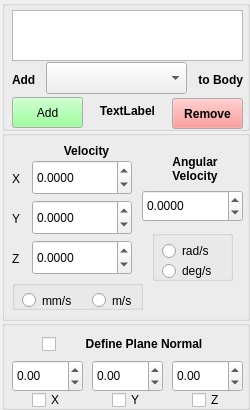
<?xml version="1.0" encoding="UTF-8"?>
<ui version="4.0">
 <class>TaskPanelDapBodies</class>
 <widget class="QWidget" name="TaskPanelDapBodies">
  <property name="geometry">
   <rect>
    <x>0</x>
    <y>0</y>
    <width>250</width>
    <height>410</height>
   </rect>
  </property>
  <property name="sizePolicy">
   <sizepolicy hsizetype="Minimum" vsizetype="Minimum">
    <horstretch>0</horstretch>
    <verstretch>0</verstretch>
   </sizepolicy>
  </property>
  <property name="minimumSize">
   <size>
    <width>250</width>
    <height>410</height>
   </size>
  </property>
  <property name="maximumSize">
   <size>
    <width>250</width>
    <height>410</height>
   </size>
  </property>
  <property name="windowTitle">
   <string>Body Definition</string>
  </property>
  <widget class="QGroupBox" name="velocityGroup">
   <property name="geometry">
    <rect>
     <x>2</x>
     <y>130</y>
     <width>248</width>
     <height>191</height>
    </rect>
   </property>
   <property name="sizePolicy">
    <sizepolicy hsizetype="Fixed" vsizetype="Fixed">
     <horstretch>0</horstretch>
     <verstretch>0</verstretch>
    </sizepolicy>
   </property>
   <property name="title">
    <string/>
   </property>
   <widget class="QDoubleSpinBox" name="velocityZ">
    <property name="geometry">
     <rect>
      <x>30</x>
      <y>110</y>
      <width>100</width>
      <height>35</height>
     </rect>
    </property>
    <property name="minimumSize">
     <size>
      <width>100</width>
      <height>35</height>
     </size>
    </property>
    <property name="maximumSize">
     <size>
      <width>100</width>
      <height>35</height>
     </size>
    </property>
    <property name="locale">
     <locale language="English" country="UnitedKingdom"/>
    </property>
    <property name="decimals">
     <number>4</number>
    </property>
    <property name="minimum">
     <double>-1000000000.000000000000000</double>
    </property>
    <property name="maximum">
     <double>1000000000.000000000000000</double>
    </property>
    <property name="singleStep">
     <double>1.000000000000000</double>
    </property>
   </widget>
   <widget class="QLabel" name="lblVelocityZ">
    <property name="geometry">
     <rect>
      <x>10</x>
      <y>120</y>
      <width>16</width>
      <height>18</height>
     </rect>
    </property>
    <property name="text">
     <string>Z</string>
    </property>
   </widget>
   <widget class="QDoubleSpinBox" name="angularVelocity">
    <property name="geometry">
     <rect>
      <x>140</x>
      <y>60</y>
      <width>101</width>
      <height>32</height>
     </rect>
    </property>
    <property name="locale">
     <locale language="English" country="UnitedKingdom"/>
    </property>
    <property name="decimals">
     <number>4</number>
    </property>
    <property name="minimum">
     <double>-720.000000000000000</double>
    </property>
    <property name="maximum">
     <double>720.000000000000000</double>
    </property>
   </widget>
   <widget class="QLabel" name="lblAngularVelocity">
    <property name="geometry">
     <rect>
      <x>142</x>
      <y>20</y>
      <width>102</width>
      <height>39</height>
     </rect>
    </property>
    <property name="minimumSize">
     <size>
      <width>102</width>
      <height>20</height>
     </size>
    </property>
    <property name="maximumSize">
     <size>
      <width>9999</width>
      <height>9999</height>
     </size>
    </property>
    <property name="text">
     <string>&lt;html&gt;&lt;head/&gt;&lt;body&gt;&lt;p align=&quot;center&quot;&gt;&lt;span style=&quot; font-weight:600;&quot;&gt;Angular&lt;br/&gt;Velocity&lt;/span&gt;&lt;/p&gt;&lt;/body&gt;&lt;/html&gt;</string>
    </property>
   </widget>
   <widget class="QDoubleSpinBox" name="velocityY">
    <property name="geometry">
     <rect>
      <x>30</x>
      <y>70</y>
      <width>100</width>
      <height>35</height>
     </rect>
    </property>
    <property name="minimumSize">
     <size>
      <width>100</width>
      <height>35</height>
     </size>
    </property>
    <property name="maximumSize">
     <size>
      <width>100</width>
      <height>35</height>
     </size>
    </property>
    <property name="locale">
     <locale language="English" country="UnitedKingdom"/>
    </property>
    <property name="decimals">
     <number>4</number>
    </property>
    <property name="minimum">
     <double>-1000000000.000000000000000</double>
    </property>
    <property name="maximum">
     <double>1000000000.000000000000000</double>
    </property>
   </widget>
   <widget class="QLabel" name="lblVelocityY">
    <property name="geometry">
     <rect>
      <x>10</x>
      <y>80</y>
      <width>16</width>
      <height>18</height>
     </rect>
    </property>
    <property name="text">
     <string>Y</string>
    </property>
   </widget>
   <widget class="QDoubleSpinBox" name="velocityX">
    <property name="geometry">
     <rect>
      <x>30</x>
      <y>30</y>
      <width>100</width>
      <height>35</height>
     </rect>
    </property>
    <property name="minimumSize">
     <size>
      <width>100</width>
      <height>35</height>
     </size>
    </property>
    <property name="maximumSize">
     <size>
      <width>100</width>
      <height>35</height>
     </size>
    </property>
    <property name="locale">
     <locale language="English" country="UnitedKingdom"/>
    </property>
    <property name="decimals">
     <number>4</number>
    </property>
    <property name="minimum">
     <double>-1000000000.000000000000000</double>
    </property>
    <property name="maximum">
     <double>1000000000.000000000000000</double>
    </property>
   </widget>
   <widget class="QLabel" name="lblVelocityX">
    <property name="geometry">
     <rect>
      <x>10</x>
      <y>40</y>
      <width>16</width>
      <height>18</height>
     </rect>
    </property>
    <property name="text">
     <string>X</string>
    </property>
   </widget>
   <widget class="QLabel" name="lblVelocity">
    <property name="geometry">
     <rect>
      <x>54</x>
      <y>10</y>
      <width>61</width>
      <height>23</height>
     </rect>
    </property>
    <property name="minimumSize">
     <size>
      <width>47</width>
      <height>20</height>
     </size>
    </property>
    <property name="maximumSize">
     <size>
      <width>99999</width>
      <height>99999</height>
     </size>
    </property>
    <property name="text">
     <string>&lt;html&gt;&lt;head/&gt;&lt;body&gt;&lt;p align=&quot;center&quot;&gt;&lt;span style=&quot; font-weight:600;&quot;&gt;Velocity&lt;/span&gt;&lt;/p&gt;&lt;/body&gt;&lt;/html&gt;</string>
    </property>
   </widget>
   <widget class="QGroupBox" name="groupRadDeg">
    <property name="enabled">
     <bool>true</bool>
    </property>
    <property name="geometry">
     <rect>
      <x>150</x>
      <y>100</y>
      <width>81</width>
      <height>51</height>
     </rect>
    </property>
    <property name="title">
     <string/>
    </property>
    <property name="flat">
     <bool>false</bool>
    </property>
    <widget class="QRadioButton" name="radians">
     <property name="geometry">
      <rect>
       <x>10</x>
       <y>10</y>
       <width>60</width>
       <height>22</height>
      </rect>
     </property>
     <property name="text">
      <string>rad/s</string>
     </property>
    </widget>
    <widget class="QRadioButton" name="degrees">
     <property name="geometry">
      <rect>
       <x>10</x>
       <y>30</y>
       <width>61</width>
       <height>22</height>
      </rect>
     </property>
     <property name="text">
      <string>deg/s</string>
     </property>
    </widget>
   </widget>
   <widget class="QGroupBox" name="groupMmm">
    <property name="geometry">
     <rect>
      <x>10</x>
      <y>150</y>
      <width>131</width>
      <height>30</height>
     </rect>
    </property>
    <property name="sizePolicy">
     <sizepolicy hsizetype="Fixed" vsizetype="Fixed">
      <horstretch>0</horstretch>
      <verstretch>0</verstretch>
     </sizepolicy>
    </property>
    <property name="title">
     <string/>
    </property>
    <property name="flat">
     <bool>false</bool>
    </property>
    <widget class="QRadioButton" name="mms">
     <property name="geometry">
      <rect>
       <x>10</x>
       <y>10</y>
       <width>71</width>
       <height>21</height>
      </rect>
     </property>
     <property name="text">
      <string>mm/s</string>
     </property>
     <property name="autoExclusive">
      <bool>true</bool>
     </property>
    </widget>
    <widget class="QRadioButton" name="ms">
     <property name="geometry">
      <rect>
       <x>80</x>
       <y>10</y>
       <width>51</width>
       <height>21</height>
      </rect>
     </property>
     <property name="text">
      <string>m/s</string>
     </property>
    </widget>
   </widget>
  </widget>
  <widget class="QGroupBox" name="partGroup">
   <property name="geometry">
    <rect>
     <x>2</x>
     <y>0</y>
     <width>248</width>
     <height>131</height>
    </rect>
   </property>
   <property name="title">
    <string/>
   </property>
   <widget class="QPushButton" name="buttonAddPart">
    <property name="geometry">
     <rect>
      <x>10</x>
      <y>97</y>
      <width>71</width>
      <height>31</height>
     </rect>
    </property>
    <property name="sizePolicy">
     <sizepolicy hsizetype="Expanding" vsizetype="Expanding">
      <horstretch>0</horstretch>
      <verstretch>0</verstretch>
     </sizepolicy>
    </property>
    <property name="maximumSize">
     <size>
      <width>84</width>
      <height>31</height>
     </size>
    </property>
    <property name="palette">
     <palette>
      <active>
       <colorrole role="Button">
        <brush brushstyle="SolidPattern">
         <color alpha="255">
          <red>127</red>
          <green>255</green>
          <blue>127</blue>
         </color>
        </brush>
       </colorrole>
      </active>
      <inactive>
       <colorrole role="Button">
        <brush brushstyle="SolidPattern">
         <color alpha="255">
          <red>127</red>
          <green>255</green>
          <blue>127</blue>
         </color>
        </brush>
       </colorrole>
      </inactive>
      <disabled>
       <colorrole role="Button">
        <brush brushstyle="SolidPattern">
         <color alpha="255">
          <red>127</red>
          <green>255</green>
          <blue>127</blue>
         </color>
        </brush>
       </colorrole>
      </disabled>
     </palette>
    </property>
    <property name="text">
     <string>Add</string>
    </property>
   </widget>
   <widget class="QPushButton" name="buttonRemovePart">
    <property name="geometry">
     <rect>
      <x>170</x>
      <y>98</y>
      <width>71</width>
      <height>31</height>
     </rect>
    </property>
    <property name="sizePolicy">
     <sizepolicy hsizetype="Expanding" vsizetype="Expanding">
      <horstretch>0</horstretch>
      <verstretch>0</verstretch>
     </sizepolicy>
    </property>
    <property name="maximumSize">
     <size>
      <width>84</width>
      <height>31</height>
     </size>
    </property>
    <property name="palette">
     <palette>
      <active>
       <colorrole role="Button">
        <brush brushstyle="SolidPattern">
         <color alpha="255">
          <red>255</red>
          <green>127</green>
          <blue>127</blue>
         </color>
        </brush>
       </colorrole>
      </active>
      <inactive>
       <colorrole role="Button">
        <brush brushstyle="SolidPattern">
         <color alpha="255">
          <red>255</red>
          <green>127</green>
          <blue>127</blue>
         </color>
        </brush>
       </colorrole>
      </inactive>
      <disabled>
       <colorrole role="Button">
        <brush brushstyle="SolidPattern">
         <color alpha="255">
          <red>255</red>
          <green>127</green>
          <blue>127</blue>
         </color>
        </brush>
       </colorrole>
      </disabled>
     </palette>
    </property>
    <property name="font">
     <font>
      <weight>75</weight>
      <bold>true</bold>
     </font>
    </property>
    <property name="text">
     <string>Remove</string>
    </property>
   </widget>
   <widget class="QListWidget" name="partsList">
    <property name="geometry">
     <rect>
      <x>10</x>
      <y>10</y>
      <width>231</width>
      <height>51</height>
     </rect>
    </property>
    <property name="maximumSize">
     <size>
      <width>16777215</width>
      <height>51</height>
     </size>
    </property>
   </widget>
   <widget class="QComboBox" name="partLabel">
    <property name="geometry">
     <rect>
      <x>44</x>
      <y>62</y>
      <width>141</width>
      <height>32</height>
     </rect>
    </property>
   </widget>
   <widget class="QLabel" name="label_3">
    <property name="geometry">
     <rect>
      <x>10</x>
      <y>70</y>
      <width>31</width>
      <height>20</height>
     </rect>
    </property>
    <property name="text">
     <string>&lt;html&gt;&lt;head/&gt;&lt;body&gt;&lt;p&gt;&lt;span style=&quot; font-weight:600;&quot;&gt;Add&lt;/span&gt;&lt;/p&gt;&lt;/body&gt;&lt;/html&gt;</string>
    </property>
   </widget>
   <widget class="QLabel" name="movingStationary">
    <property name="geometry">
     <rect>
      <x>80</x>
      <y>101</y>
      <width>91</width>
      <height>20</height>
     </rect>
    </property>
    <property name="text">
     <string>&lt;html&gt;&lt;head/&gt;&lt;body&gt;&lt;p align=&quot;center&quot;&gt;&lt;span style=&quot; font-weight:600;&quot;&gt;TextLabel&lt;/span&gt;&lt;/p&gt;&lt;/body&gt;&lt;/html&gt;</string>
    </property>
   </widget>
   <widget class="QLabel" name="label_4">
    <property name="geometry">
     <rect>
      <x>150</x>
      <y>70</y>
      <width>91</width>
      <height>20</height>
     </rect>
    </property>
    <property name="text">
     <string>&lt;html&gt;&lt;head/&gt;&lt;body&gt;&lt;p align=&quot;right&quot;&gt;&lt;span style=&quot; font-weight:600;&quot;&gt;to Body&lt;/span&gt;&lt;/p&gt;&lt;/body&gt;&lt;/html&gt;</string>
    </property>
   </widget>
   <zorder>buttonRemovePart</zorder>
   <zorder>partsList</zorder>
   <zorder>partLabel</zorder>
   <zorder>label_3</zorder>
   <zorder>buttonAddPart</zorder>
   <zorder>movingStationary</zorder>
   <zorder>label_4</zorder>
  </widget>
  <widget class="QGroupBox" name="planeGroup">
   <property name="geometry">
    <rect>
     <x>2</x>
     <y>320</y>
     <width>248</width>
     <height>90</height>
    </rect>
   </property>
   <property name="title">
    <string/>
   </property>
   <widget class="QCheckBox" name="planeX">
    <property name="geometry">
     <rect>
      <x>30</x>
      <y>69</y>
      <width>36</width>
      <height>22</height>
     </rect>
    </property>
    <property name="text">
     <string>X</string>
    </property>
   </widget>
   <widget class="QCheckBox" name="planeY">
    <property name="geometry">
     <rect>
      <x>110</x>
      <y>69</y>
      <width>37</width>
      <height>22</height>
     </rect>
    </property>
    <property name="text">
     <string>Y</string>
    </property>
   </widget>
   <widget class="QCheckBox" name="planeZ">
    <property name="geometry">
     <rect>
      <x>190</x>
      <y>69</y>
      <width>36</width>
      <height>22</height>
     </rect>
    </property>
    <property name="text">
     <string>Z</string>
    </property>
   </widget>
   <widget class="QDoubleSpinBox" name="planeZdeci">
    <property name="geometry">
     <rect>
      <x>170</x>
      <y>40</y>
      <width>71</width>
      <height>32</height>
     </rect>
    </property>
    <property name="locale">
     <locale language="English" country="UnitedKingdom"/>
    </property>
    <property name="minimum">
     <double>-1.000000000000000</double>
    </property>
    <property name="maximum">
     <double>1.000000000000000</double>
    </property>
    <property name="singleStep">
     <double>0.100000000000000</double>
    </property>
    <property name="stepType">
     <enum>QAbstractSpinBox::DefaultStepType</enum>
    </property>
   </widget>
   <widget class="QDoubleSpinBox" name="planeYdeci">
    <property name="geometry">
     <rect>
      <x>90</x>
      <y>40</y>
      <width>71</width>
      <height>32</height>
     </rect>
    </property>
    <property name="locale">
     <locale language="English" country="UnitedKingdom"/>
    </property>
    <property name="minimum">
     <double>-1.000000000000000</double>
    </property>
    <property name="maximum">
     <double>1.000000000000000</double>
    </property>
    <property name="singleStep">
     <double>0.100000000000000</double>
    </property>
    <property name="stepType">
     <enum>QAbstractSpinBox::DefaultStepType</enum>
    </property>
   </widget>
   <widget class="QDoubleSpinBox" name="planeXdeci">
    <property name="geometry">
     <rect>
      <x>10</x>
      <y>40</y>
      <width>71</width>
      <height>32</height>
     </rect>
    </property>
    <property name="locale">
     <locale language="English" country="UnitedKingdom"/>
    </property>
    <property name="minimum">
     <double>-1.000000000000000</double>
    </property>
    <property name="maximum">
     <double>1.000000000000000</double>
    </property>
    <property name="singleStep">
     <double>0.100000000000000</double>
    </property>
    <property name="stepType">
     <enum>QAbstractSpinBox::DefaultStepType</enum>
    </property>
   </widget>
   <widget class="QCheckBox" name="definePlaneNormal">
    <property name="geometry">
     <rect>
      <x>40</x>
      <y>10</y>
      <width>31</width>
      <height>28</height>
     </rect>
    </property>
    <property name="text">
     <string/>
    </property>
   </widget>
   <widget class="QLabel" name="definePlaneNormalLabel">
    <property name="geometry">
     <rect>
      <x>70</x>
      <y>15</y>
      <width>144</width>
      <height>18</height>
     </rect>
    </property>
    <property name="text">
     <string>&lt;html&gt;&lt;head/&gt;&lt;body&gt;&lt;p align=&quot;center&quot;&gt;&lt;span style=&quot; font-weight:600;&quot;&gt;Define Plane Normal&lt;/span&gt;&lt;/p&gt;&lt;/body&gt;&lt;/html&gt;</string>
    </property>
   </widget>
  </widget>
  <zorder>planeGroup</zorder>
  <zorder>partGroup</zorder>
  <zorder>velocityGroup</zorder>
 </widget>
 <resources/>
 <connections/>
</ui>
